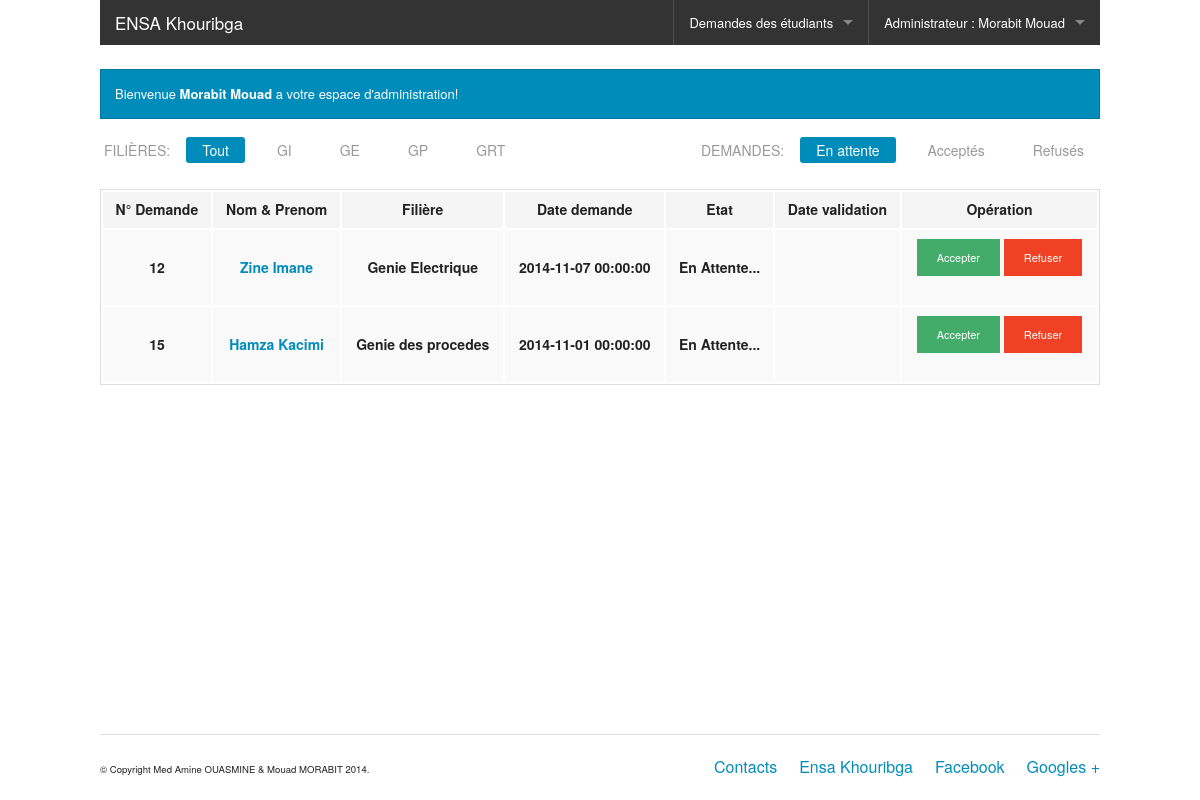
Screenshot of /?page=espace_validation_demandes (signed in) with the database file from the repository.
### tables this page shows
CREATE TABLE IF NOT EXISTS `etudiant` (
  `CNE` varchar(10) NOT NULL,
  `CIN` varchar(10) NOT NULL,
  `nom` varchar(50) NOT NULL,
  `prenom` varchar(50) NOT NULL,
  `date_naissance` date NOT NULL,
  `id_fil` varchar(4) NOT NULL,
  PRIMARY KEY (`CNE`),
  UNIQUE KEY `CIN` (`CIN`),
  KEY `id_fil` (`id_fil`)
);

CREATE TABLE IF NOT EXISTS `filiere` (
  `id` varchar(4) NOT NULL,
  `libelle` varchar(100) NOT NULL,
  PRIMARY KEY (`id`),
  UNIQUE KEY `libelle` (`libelle`)
);

CREATE TABLE IF NOT EXISTS `demande` (
  `id` int(11) NOT NULL AUTO_INCREMENT,
  `date_demande` datetime NOT NULL,
  `CNE` varchar(10) NOT NULL,
  PRIMARY KEY (`id`),
  KEY `CNE` (`CNE`)
);

### Metier/Database.class.php (called while the page is built)
<?php
class Database
{
	private static $bdd;
	public static function getConnection()
	{
		if(isset($bdd))
		{
			return self::$bdd;
		}
		else
		{
			try{
			self::$bdd = new PDO('mysql:host=localhost;dbname=demande_scolarite','root','');
			return self::$bdd;
			}
			catch(Exception $e)
			{
				die('Erreur base de donnee : '.$e->getMessage());
				return null;
			}
		}
	}
}
?>

### Metier/DemandeManager.class.php (called while the page is built, shortened)
<?php
require_once('Demande.class.php');
require_once('Database.class.php');
require_once('EtudiantManager.class.php');
class DemandeManager
{
	public static function readAll()
	{
			$rep =Database::getConnection()->query('select *,d.id as dem from demande d LEFT OUTER JOIN validation v ON d.id=v.id_dem order by date_demande desc');
			$demandes=array();
			while($donnes=$rep->fetch())
			{
				$demandes[]=new Demande($donnes['dem'],$donnes['date_demande'],EtudiantManager::getById($donnes['CNE']),new Validation($donnes['date_validation'],$donnes['reponse']));
			}
			return $demandes;
	}
}
?>

### Metier/EtudiantManager.class.php (called while the page is built, shortened)
<?php
require_once('Etudiant.class.php');
require_once('Database.class.php');
require_once('FiliereManager.class.php');
class EtudiantManager
{
	public static function getById($cne)
		{
			$rep =Database::getConnection()->query('select * from etudiant where cne='.$cne);
			if($donnes=$rep->fetch())
			{
				$filiere = FiliereManager::getById($donnes['id_fil']);
				$etudiant = new Etudiant($donnes['nom'],$donnes['prenom'],$donnes['CNE'],$donnes['CIN'],$donnes['date_naissance'],$filiere);
				return $etudiant;
			}
			else
			{
				return null;
			}
		}
}
?>

### Metier/FiliereManager.class.php (called while the page is built)
<?php
require_once('Filiere.class.php');
require_once('Database.class.php');
class FiliereManager
{
	public static function getById($filiere)
		{
			$rep =Database::getConnection()->query('select * from filiere where id=\''.$filiere.'\'');
			if($donnes=$rep->fetch())
			{
				$filiere = new Filiere($donnes['id'],$donnes['libelle']);
				return $filiere;
			}
			else
			{
				return null;
			}
		}
}
?>

### Metier/Demande.class.php (called while the page is built, shortened)
<?php
	require_once('Etudiant.class.php');
	require_once('Validation.class.php');
	class Demande
	{
		private $id;
		private $etudiant;
		private $date_demande;
		private $validation;
		function __construct($id,$date_demande,Etudiant $etudiant,Validation $validation)
		{
			$this->id=$id;
			$this->etudiant = $etudiant;
			$this->date_demande = $date_demande;
			$this->validation = $validation;
		}
		public function getId()
		{
			return $this->id;
		}
		function getEtudiant()
		{
			return $this->etudiant;
		}
		function getDate_Demande()
		{
			return $this->date_demande;
		}
		function getValidation()
		{
			return $this->validation;
		}
	}
?>

### Metier/Etudiant.class.php (called while the page is built, shortened)
<?php
	require_once('Personne.class.php');
	require_once('Filiere.class.php');
	require_once('Database.class.php');
	class Etudiant extends Personne
	{
		private $cne;
		private $filiere;
		function __construct($nom,$prenom,$cne,$cin,$date_naissance,$filiere)
		{
			$this->cne = $cne;
			$this->filiere=$filiere;
		}
		public function getCne()
		{
			return $this->cne;
		}
		public function getFiliere()
		{
			return $this->filiere;
		}
	}
?>

### Metier/Filiere.class.php (called while the page is built, shortened)
<?php
class Filiere
{
	private $id;
	private $libelle;
	public function __construct($id,$libelle)
	{
		$this->id=$id;
		$this->libelle=$libelle;
	}
	public function getId()
	{
		return $this->id;
	}
	public function getLibelle()
	{
		return $this->libelle;
	}
}
?>

### Metier/Validation.class.php (called while the page is built, shortened)
<?php
	require_once('Demande.class.php');
	class Validation
	{
		private $reponse;
		 function __construct($date_validation,$reponse)
		{
			$this->reponse=$reponse;
		}
		public function getReponse()
		{
			return $this->reponse;
		}
	}
?>

### Metier/Personne.class.php (called while the page is built, shortened)
<?php
abstract class Personne
{
	private $nom;
	private $prenom;
	public function __construct($nom,$prenom)
	{
	$this->nom=$nom;
	$this->prenom=$prenom;
	}
	public function getNom()
	{
		return $this->nom;
	}
	public function getPrenom()
	{
		return $this->prenom;
	}
}
?>

### Pages/espace_validation_demandes.php (the view, shortened to what this page needs)
<?php
if(isset($_SESSION['login']))
{
?>
	<div class="row"><br></div>
	<div data-alert class="alert-box">
	  Bienvenue <strong><?php echo htmlspecialchars($_SESSION['nom'].' '.$_SESSION['prenom']);?></strong> a votre espace d'administration!
	  </div>
	<dl class="sub-nav" style="float:left">
		<dt>Filières:</dt>
		<dd class="active"><a href="#" id="fil-TOUT" class="criteria">Tout</a></dd>
		<dd><a href="#" id="fil-GI" class="criteria">GI</a></dd>
		<dd><a href="#" id="fil-GE" class="criteria">GE</a></dd>
		<dd><a href="#" id="fil-GP" class="criteria">GP</a></dd>
		<dd><a href="#" id="fil-GRT" class="criteria">GRT</a></dd>
	</dl>
	<dl class="sub-nav" style="float:right">
		<dt>Demandes:</dt>
		<dd class="active"><a href="#" id="etat-ATT" class="criteria2">En attente</a></dd>
		<dd><a href="#" id="etat-VAL" class="criteria2">Acceptés</a></dd>
		<dd><a href="#" id="etat-REF" class="criteria2">Refusés</a></dd>
	</dl>
	<div>
		<div class="large-12 colums">
			<table id="stat" class="large-12">
			  <thead>
			    <tr>
			      <th>N° Demande</th>
				  <th>Nom & Prenom</th>
				  <th>Filière</th>
				  <th>Date demande</th>
				  <th>Etat</th>
				  <th>Date validation</th>
				  <th>Opération</th>
				</tr>
			  </thead>
			  <tbody>
				<?php
				$demandes = DemandeManager::readAll();
				for($i=0;$i<count($demandes);$i++)
				{
				?>
				<tr class="row-<?php echo $demandes[$i]->getEtudiant()->getFiliere()->getId();?> row-<?php echo ($demandes[$i]->getValidation()->getReponse()=='Refus')?'REF':(($demandes[$i]->getValidation()->getReponse()=='Valide')?'VAL':'ATT');?>">
					<th><?php echo $demandes[$i]->getId(); ?></th>
					<th><a href="?page=details_etudiant&cne=<?php echo $demandes[$i]->getEtudiant()->getCne(); ?>"><?php echo $demandes[$i]->getEtudiant()->getNom().' '.$demandes[$i]->getEtudiant()->getPrenom(); ?></a></th>
					<th><?php echo $demandes[$i]->getEtudiant()->getFiliere()->getLibelle(); ?></th>
					<th><?php echo $demandes[$i]->getDate_Demande(); ?></th>
					<th><?php echo ($demandes[$i]->getValidation()->getReponse()=='Refus')?'Refusée':(($demandes[$i]->getValidation()->getReponse()=='Valide')?'Acceptée':'En Attente...');?></th>
					<th><?php echo $demandes[$i]->getValidation()->getDate_Validation(); ?></th>
					<th>
					<form action="#" method="post">
					<?php
					if($demandes[$i]->getValidation()->getReponse()!='Refus' and $demandes[$i]->getValidation()->getReponse()!='Valide')
					{
					?>
					 <button class="button tiny success" type="submit" name="accepter">Accepter</button>
					 <button class="button tiny alert" type="submit" name="refuser" >Refuser</button>
					<?php
					}
					?>
					</form>
					</th>
				</tr>
				<?php
				}
				?>
			  </tbody>
			</table>
		</div>
	</div>
<?php
}
?>

### Pages/espace_validation_demandes.php (style rules this page uses)
#stat td,#stat th { text-align:center; }

### rows the page displays
etudiant: nom "Zine", prenom "Imane"
filiere: libelle "Genie Electrique"
demande: date_demande "2014-11-07 00:00:00"
etudiant: nom "Hamza", prenom "Kacimi"
filiere: libelle "Genie des procedes"
demande: date_demande "2014-11-01 00:00:00"

### other values shown
$_SESSION['type'] "Administrateur"
$_SESSION['nom'].' '.$_SESSION['prenom'] "Morabit Mouad"
$demandes[$i]->getId() "12"
$demandes[$i]->getId() "15"
